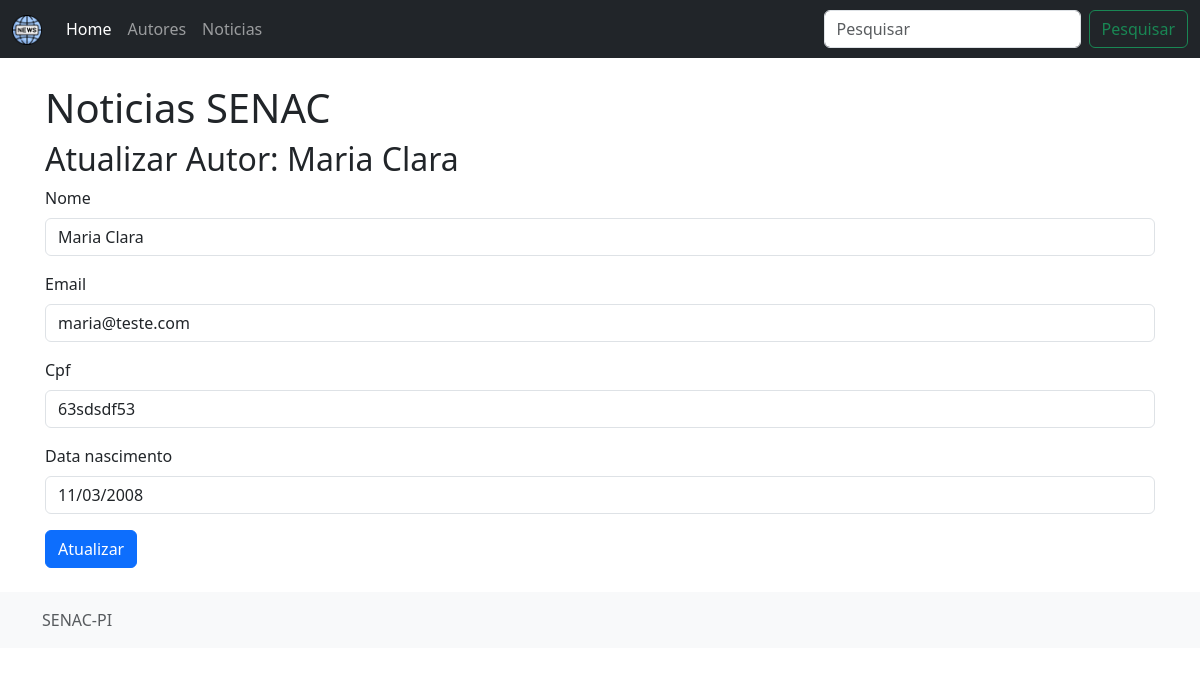
The app's page /noticias/autor/atualizar/6 with its own data.
### noticias/models.py (models this page shows, shortened)
class Autor(models.Model):
    nome = models.CharField(max_length=250)
    email = models.EmailField()
    cpf = models.CharField(max_length=15)
    data_nascimento = models.DateField()

### noticias/views.py (the view)
# urls.py: path('autor/atualizar/<int:pk>', atualizar_autor, name='atualizar_autor'),
def atualizar_autor(request, pk):
    autor = Autor.objects.get(pk=pk)
    form = AutorForm(instance=autor)
    if request.method == "POST":
        form = AutorForm(request.POST, instance=autor)
        if form.is_valid():
            form.save()
            return redirect('/')
        else:
            return render(request, "autor/atualizar.html", {'form': form})
    else:
        return render(request, "autor/atualizar.html", {'form': form})

### noticias/forms.py
class AutorForm(ModelForm):
    class Meta:
        model = Autor
        fields = ['nome', 'email', 'cpf', 'data_nascimento']

### noticias/templates/autor/atualizar.html (shortened to what this page needs)
{% extends 'index.html' %}
{% load bootstrap5 %}
    {% block content %}
    <h1>Noticias SENAC</h1>
    <h2>Atualizar Autor: {{ form.instance.nome}}</h2>
    <form method="POST">
    {% bootstrap_form form %}
    {% buttons %}
    <button type="submit" class="btn btn-primary">
      Atualizar
    </button>
    {% endbuttons %}
    </form>
    {% endblock content %}

### records on screen
Autor: instance.nome "Maria Clara", nome "Maria Clara", email "maria@teste.com", cpf "63sdsdf53", data_nascimento "11/03/2008"
